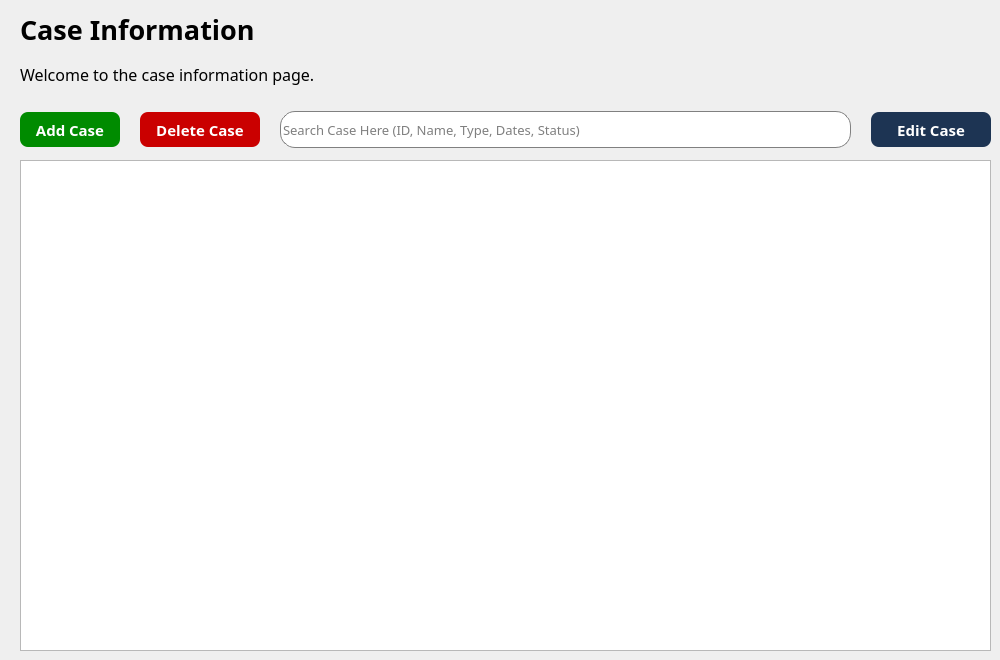
    <widget class="QWidget" name="casePage">
     <widget class="QWidget" name="verticalLayoutWidget_4">
      <property name="geometry">
       <rect>
        <x>20</x>
        <y>10</y>
        <width>331</width>
        <height>84</height>
       </rect>
      </property>
      <layout class="QVBoxLayout" name="verticalLayout_4">
       <item>
        <widget class="QLabel" name="caseTitle">
         <property name="font">
          <font>
           <family>Poppins</family>
           <pointsize>20</pointsize>
           <weight>75</weight>
           <bold>true</bold>
          </font>
         </property>
         <property name="text">
          <string>Case Information</string>
         </property>
        </widget>
       </item>
       <item>
        <widget class="QLabel" name="caseDesc">
         <property name="font">
          <font>
           <family>Poppins</family>
           <pointsize>12</pointsize>
           <weight>50</weight>
           <bold>false</bold>
          </font>
         </property>
         <property name="text">
          <string>Welcome to the case information page.</string>
         </property>
        </widget>
       </item>
      </layout>
     </widget>
     <widget class="QWidget" name="horizontalLayoutWidget_3">
      <property name="geometry">
       <rect>
        <x>20</x>
        <y>110</y>
        <width>971</width>
        <height>39</height>
       </rect>
      </property>
      <layout class="QHBoxLayout" name="horizontalLayout_3">
       <property name="spacing">
        <number>20</number>
       </property>
       <item>
        <widget class="QPushButton" name="addCase">
         <property name="font">
          <font>
           <family>Poppins</family>
           <pointsize>-1</pointsize>
           <weight>75</weight>
           <bold>true</bold>
          </font>
         </property>
         <property name="styleSheet">
          <string notr="true">QPushButton{
	background-color: rgb(0, 139, 0);
	color:white;
	border:none;
	border-radius: 8px;
	font-weight: bold;
	font-size: 15px;
	height: 35px;
	width: 100px;
}

QPushButton:hover{
	background-color: rgb(0, 170, 0);
}</string>
         </property>
         <property name="text">
          <string>Add Case</string>
         </property>
        </widget>
       </item>
       <item>
        <widget class="QPushButton" name="deleteCase">
         <property name="font">
          <font>
           <family>Poppins</family>
           <pointsize>-1</pointsize>
           <weight>75</weight>
           <bold>true</bold>
          </font>
         </property>
         <property name="styleSheet">
          <string notr="true">QPushButton{
	background-color: rgb(202, 0, 0);
	color:white;
	border:none;
	border-radius: 8px;
	font-weight: bold;
	font-size: 15px;
	height: 35px;
	width: 120px;
}

QPushButton:hover{
	background-color:rgb(207, 64, 64);
}</string>
         </property>
         <property name="text">
          <string>Delete Case</string>
         </property>
        </widget>
       </item>
       <item>
        <widget class="QLineEdit" name="searchClient_2">
         <property name="font">
          <font>
           <family>Poppins</family>
           <pointsize>10</pointsize>
          </font>
         </property>
         <property name="styleSheet">
          <string notr="true">QLineEdit{
	border: 1px solid grey;
	border-radius: 15px;
	height: 35px;
	
}</string>
         </property>
         <property name="text">
          <string/>
         </property>
         <property name="placeholderText">
          <string>Search Case Here (ID, Name, Type, Dates, Status)</string>
         </property>
        </widget>
       </item>
       <item>
        <widget class="QPushButton" name="editCase">
         <property name="font">
          <font>
           <family>Poppins</family>
           <pointsize>-1</pointsize>
           <weight>75</weight>
           <bold>true</bold>
          </font>
         </property>
         <property name="styleSheet">
          <string notr="true">QPushButton{
	background-color: #1d3453;
	color:white;
	border:none;
	border-radius: 8px;
	font-weight: bold;
	font-size: 15px;
	height: 35px;
	width: 120px;
}

QPushButton:hover{
	background-color:rgb(51, 93, 148);
}</string>
         </property>
         <property name="text">
          <string>Edit Case</string>
         </property>
        </widget>
       </item>
      </layout>
     </widget>
     <widget class="QTableWidget" name="caseDisplay">
      <property name="geometry">
       <rect>
        <x>20</x>
        <y>160</y>
        <width>971</width>
        <height>491</height>
       </rect>
      </property>
      <property name="font">
       <font>
        <family>Poppins</family>
       </font>
      </property>
      <property name="focusPolicy">
       <enum>Qt::NoFocus</enum>
      </property>
      <property name="showGrid">
       <bool>true</bool>
      </property>
      <property name="gridStyle">
       <enum>Qt::SolidLine</enum>
      </property>
      <property name="sortingEnabled">
       <bool>true</bool>
      </property>
      <attribute name="horizontalHeaderVisible">
       <bool>false</bool>
      </attribute>
      <attribute name="horizontalHeaderCascadingSectionResizes">
       <bool>false</bool>
      </attribute>
      <attribute name="horizontalHeaderDefaultSectionSize">
       <number>160</number>
      </attribute>
      <attribute name="horizontalHeaderShowSortIndicator" stdset="0">
       <bool>true</bool>
      </attribute>
      <attribute name="horizontalHeaderStretchLastSection">
       <bool>true</bool>
      </attribute>
      <attribute name="verticalHeaderVisible">
       <bool>false</bool>
      </attribute>
      <column>
       <property name="text">
        <string>Case ID</string>
       </property>
      </column>
      <column>
       <property name="text">
        <string>Case Name</string>
       </property>
      </column>
      <column>
       <property name="text">
        <string>Case Type</string>
       </property>
      </column>
      <column>
       <property name="text">
        <string>Start Date</string>
       </property>
      </column>
      <column>
       <property name="text">
        <string>End Date</string>
       </property>
      </column>
      <column>
       <property name="text">
        <string>Status</string>
       </property>
      </column>
     </widget>
    </widget>
